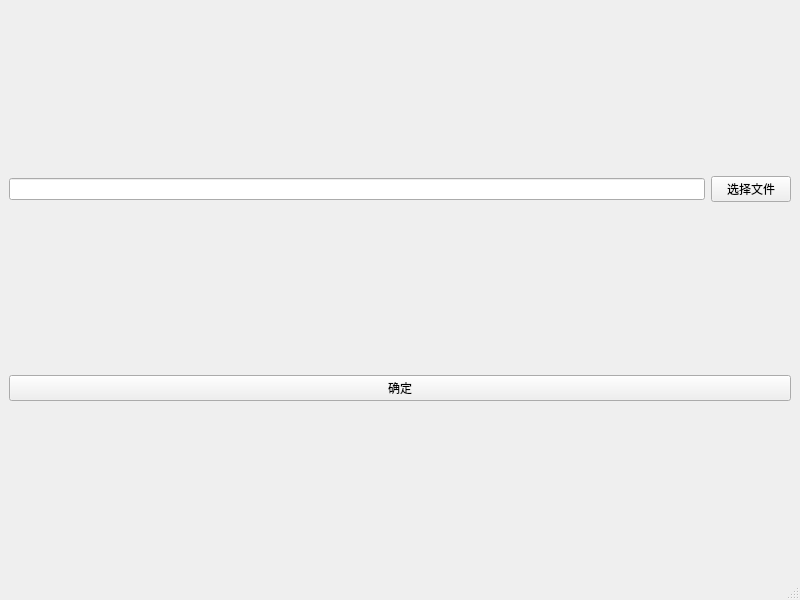
<?xml version="1.0" encoding="UTF-8"?>
<ui version="4.0">
 <class>MainWindow</class>
 <widget class="QMainWindow" name="MainWindow">
  <property name="geometry">
   <rect>
    <x>0</x>
    <y>0</y>
    <width>800</width>
    <height>600</height>
   </rect>
  </property>
  <property name="windowTitle">
   <string>MainWindow</string>
  </property>
  <widget class="QWidget" name="centralwidget">
   <layout class="QHBoxLayout" name="horizontalLayout" stretch="1,7">
    <item>
     <layout class="QVBoxLayout" name="verticalLayout" stretch="0,0">
      <item>
       <layout class="QHBoxLayout" name="horizontalLayout_4">
        <item>
         <widget class="QLineEdit" name="lineEdit"/>
        </item>
        <item>
         <widget class="QPushButton" name="pushButton_2">
          <property name="text">
           <string>选择文件</string>
          </property>
         </widget>
        </item>
       </layout>
      </item>
      <item>
       <layout class="QVBoxLayout" name="verticalLayout_4">
        <item>
         <widget class="QPushButton" name="pushButton">
          <property name="text">
           <string>确定</string>
          </property>
         </widget>
        </item>
       </layout>
      </item>
     </layout>
    </item>
    <item>
     <layout class="QHBoxLayout" name="horizontalLayout_2"/>
    </item>
   </layout>
  </widget>
  <widget class="QMenuBar" name="menubar">
   <property name="geometry">
    <rect>
     <x>0</x>
     <y>0</y>
     <width>800</width>
     <height>22</height>
    </rect>
   </property>
  </widget>
  <widget class="QStatusBar" name="statusbar"/>
 </widget>
 <resources/>
 <connections/>
</ui>
